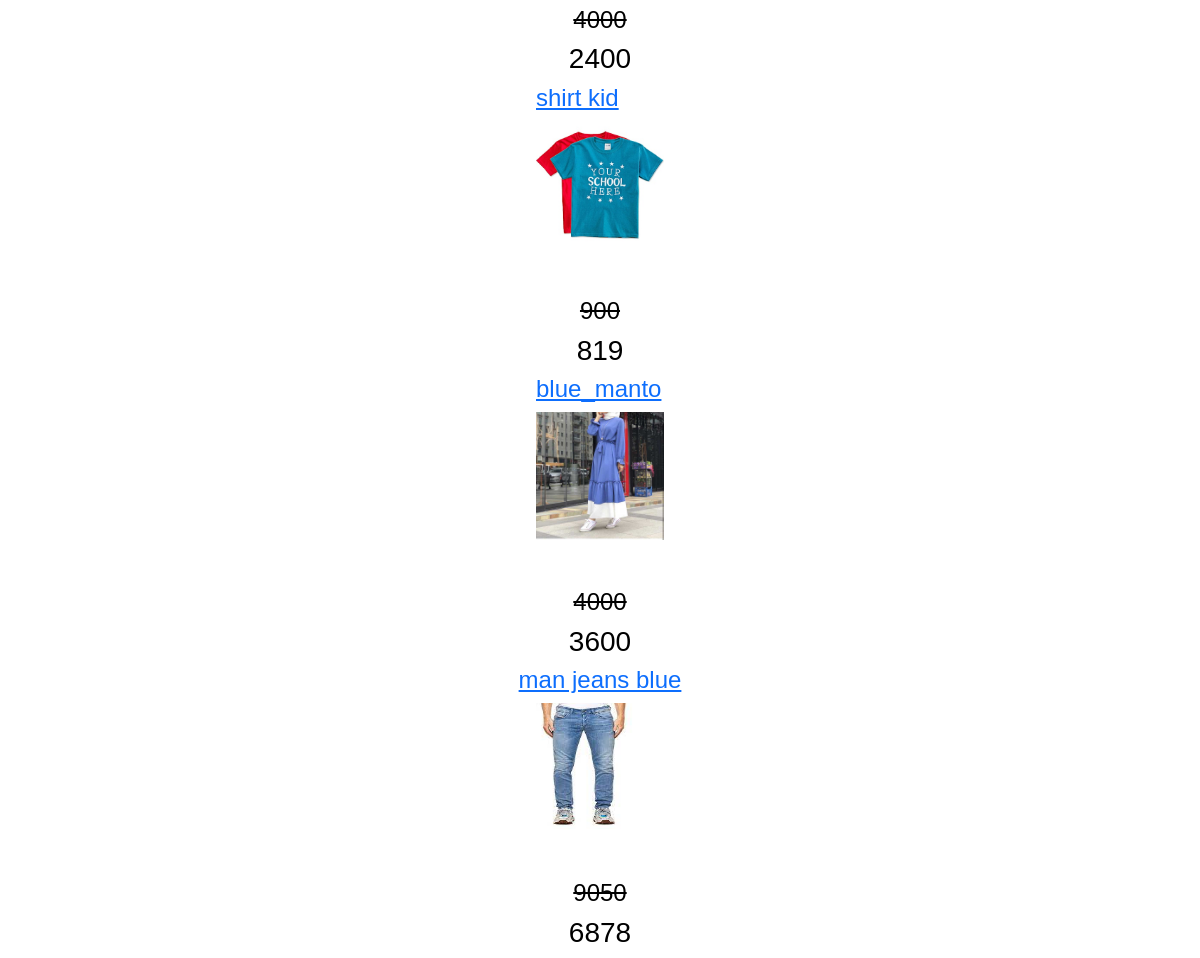
/product/ (lower part), run on an earlier commit of the app's database.
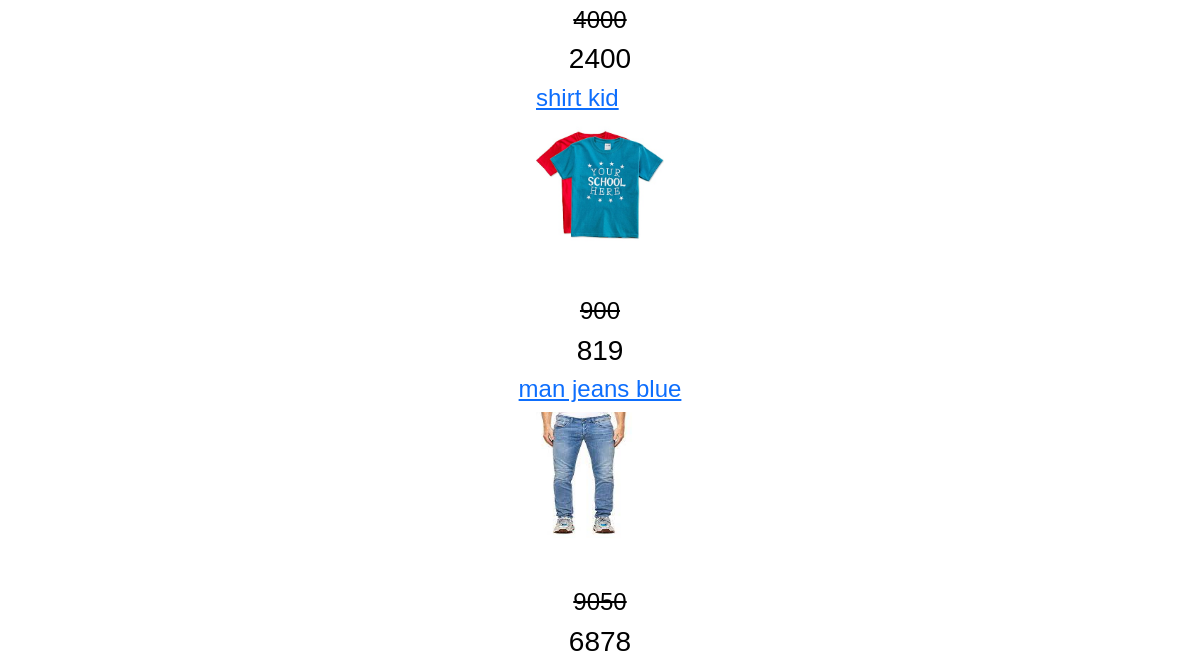
And on a later commit of the database.
### home/models.py (models this page shows, shortened)
class Product(models.Model):
    Category = models.ManyToManyField(Category, blank=True)
    VARIANT = (('None', 'none'),
               ('Size', 'size'),
               ('Color', 'color'),
    )
    name = models.CharField(max_length=200)
    amount = models.PositiveIntegerField()
    unit_price = models.PositiveIntegerField()
    discount = models.PositiveIntegerField()
    total_price = models.PositiveIntegerField(blank=True, null=True)
    information = RichTextUploadingField(blank=True, null=True)
    create = models.DateTimeField(auto_now_add=True)
    update = models.DateTimeField(auto_now=True)
    tags = TaggableManager(blank=True)
    status = models.CharField(
        max_length=200, blank=True, null=True, choices=VARIANT)
    image = models.ImageField(upload_to='product')
    available = models.BooleanField(default=True)
    like = models.ManyToManyField(User,blank = True,related_name = 'product_like')
    total_like = models.IntegerField(default=0)
    unlike = models.ManyToManyField(User,blank = True,related_name = 'product_unlike')
    total_unlike = models.IntegerField(default=0)
    def total_like(self):
        return self.like.count()
    def total_unlike(self):
        return self.unlike.count()
    def get_absolute_url(self):
        return reverse('home:detail', args=[self.id])
    @property
    def total_price(self):
        if not self.discount:
            return self.unit_price
        elif self.discount:
            total = (self.discount*self.unit_price)/100
            return int(self.unit_price - total)
        return self.total_price

### home/views.py (the view)
# urls.py: path('product/',views.all_product,name = 'product'),
def all_product(request, slug=None, id=None):
    products = Product.objects.all()
    category = Category.objects.filter(sub_cat=False)
    if slug and id:
        data = get_object_or_404(Category, slug=slug, id=id)
        products = products.filter(Category=data)
    return render(request, 'product.html', {'products': products, 'category': category})

### home/models.py (called while the page is built)
    def get_absolute_url(self):
        return reverse("home:category", args=[self.slug,self.id])

### home/templates/product.html (shortened to what this page needs)
{% extends 'main.html' %} {% block title %}product{% endblock %} {% block body%}
<body style="background-color: white">
  <div
    style="
      font-family: sans-serif;
      color: black;
      font-size: 2rem;
      display: flex;
      align-items: center;
      flex-direction: column;
    "
  >
    {% for product in products %}
    <a href="{{product.get_absolute_url}}">
      <h1 style="font-size: 1.5rem">{{product.name}}</h1>
      <img
        style="width: 8rem; height: 8rem"
        src="{{product.image.url}}"
        style="width =50px;height = 50px; "
      />
    </a>
    <br />
    {% if product.discount %}
    <h4 style="text-decoration: line-through">{{product.unit_price}}</h4>
    <h3>{{product.total_price}}</h3>
    {% else %}
    <h3>{{product.total_price}}</h3>
    {% endif %} {% endfor %}
  </div>
</body>
{% endblock %}

What changed in the data, as far as the page shows it:
removed Product: name "blue_manto", image (picture), unit_price "4000", total_price "3600"
